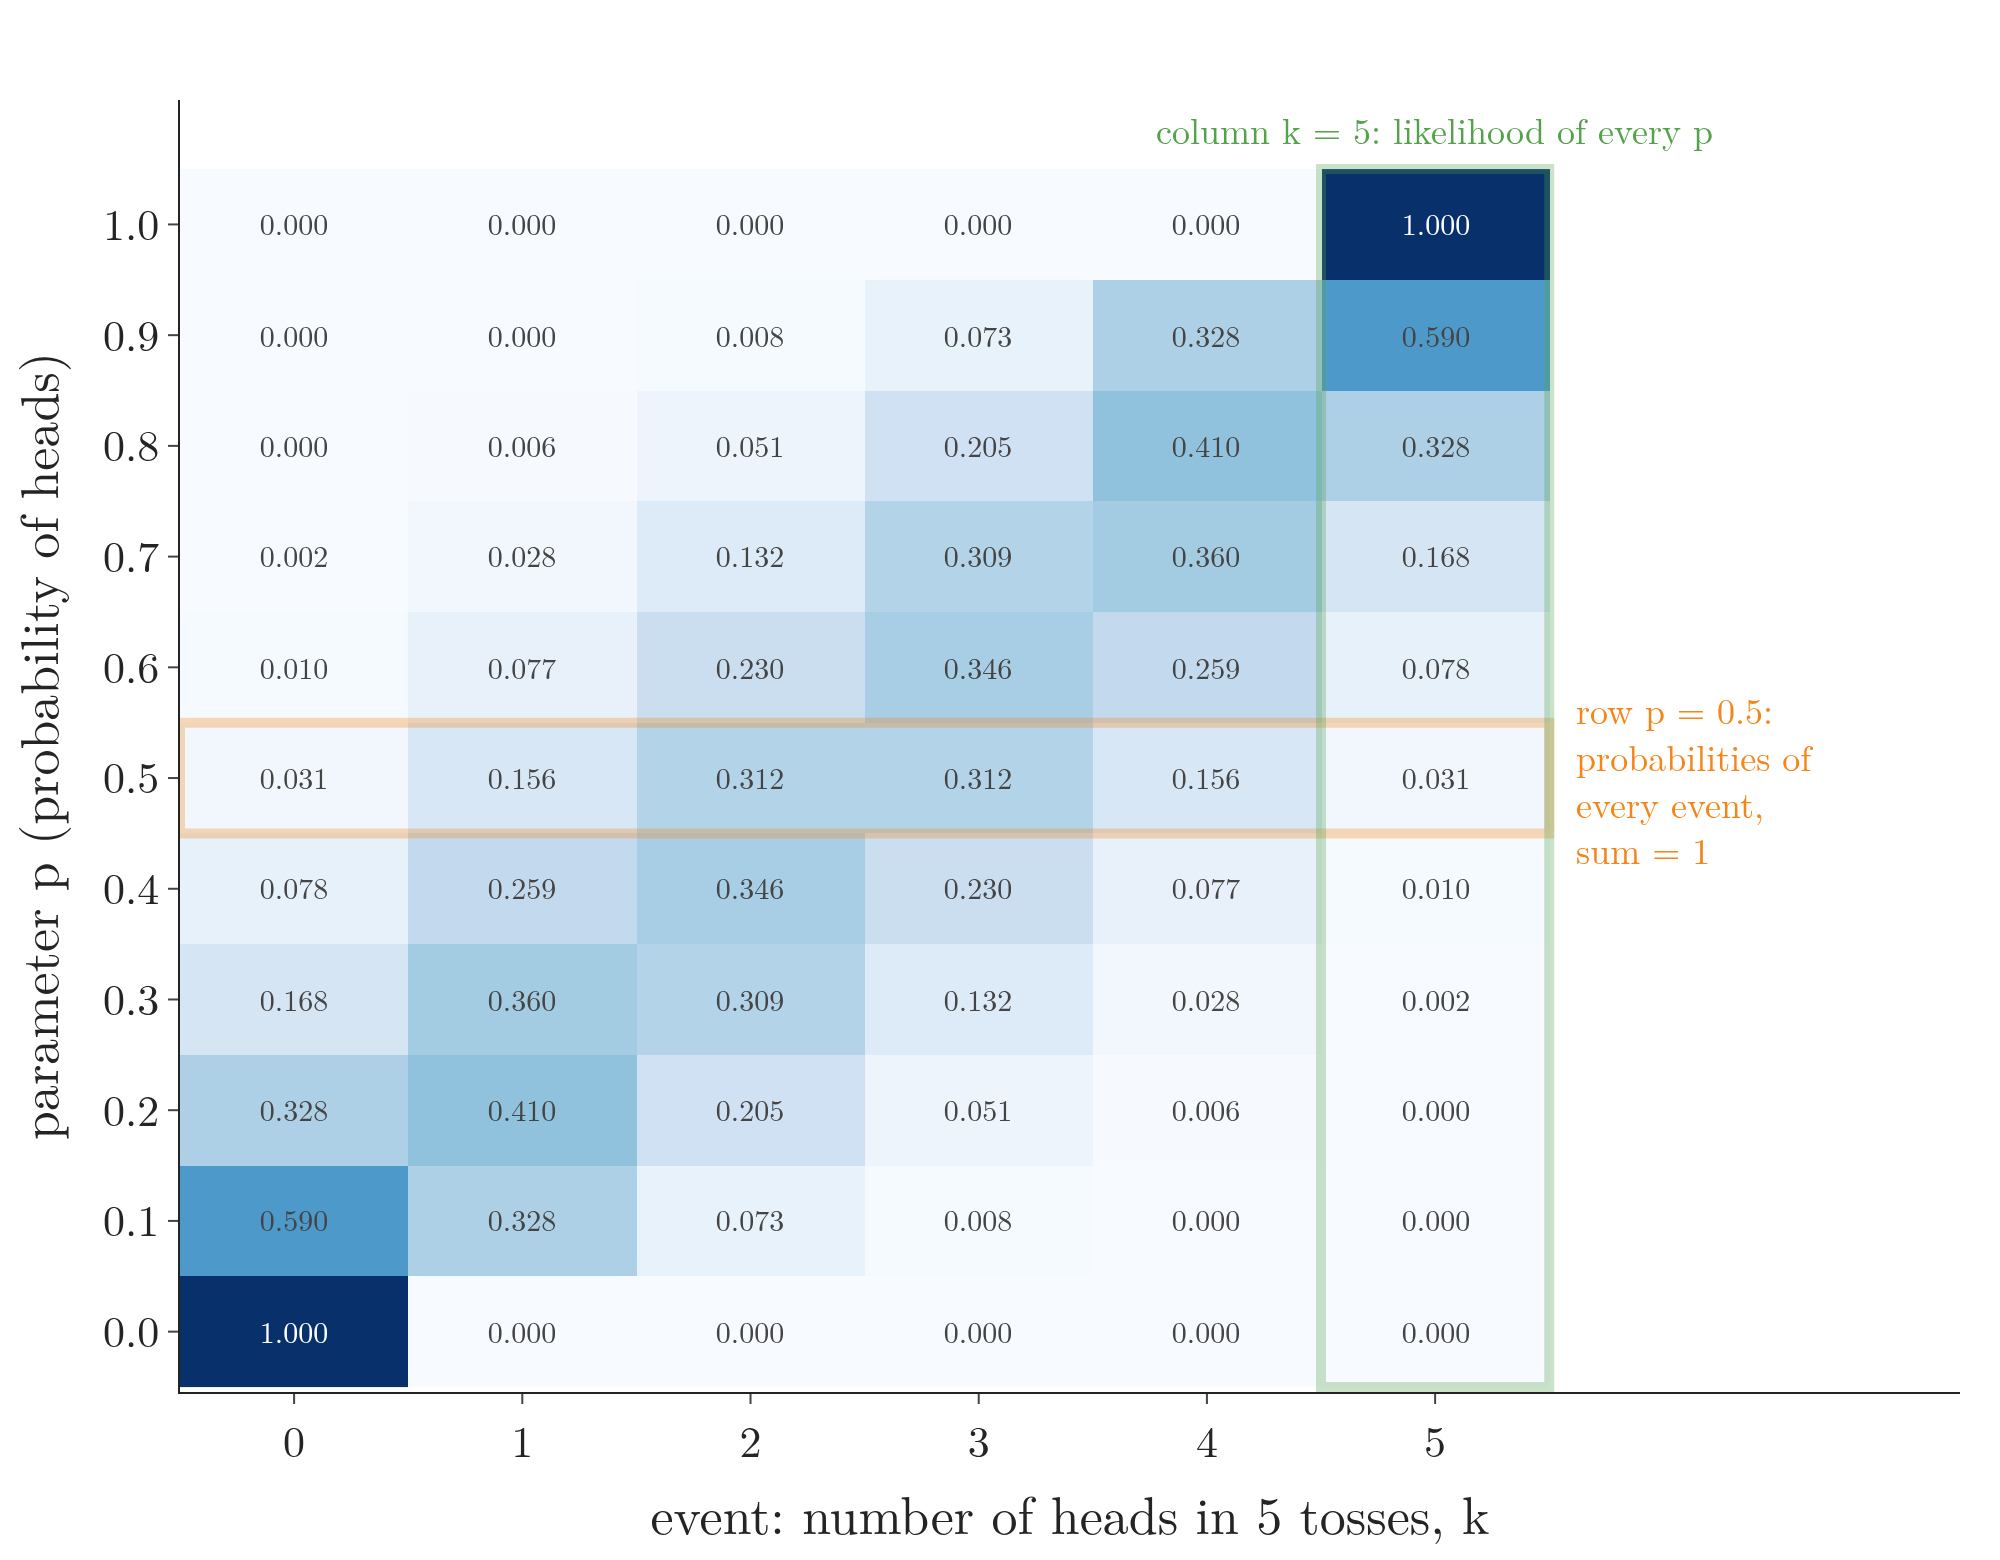

Recreate this plot in Python.
"""Probability and likelihood are two readings of one table (Plotly heatmap): P(k heads in 5 tosses | p) for p from
0 to 1 (rows, steps of 0.1) and k from 0 to 5 (columns). Read along a row (p fixed, here 0.5): the probabilities of
the possible events, which add to 1. Read down a column (data fixed, here k = 5): the likelihood of each p, which
is p^5 and does not add to 1."""
from pathlib import Path
import numpy as np
import plotly.graph_objects as go
from scipy import stats
from gifkit import FONT, GREEN, ORANGE

here = Path(__file__).parent
ps = np.round(np.linspace(0, 1, 11), 1)
ks = np.arange(6)
T = np.array([[stats.binom.pmf(k, 5, p) for k in ks] for p in ps])
assert np.isclose(T[5].sum(), 1) and np.allclose(T[:, 5], ps ** 5) and np.isclose(T[5, 5], 0.03125)
fig = go.Figure(go.Heatmap(z=T, x=[str(k) for k in ks], y=[f"{p:.1f}" for p in ps], colorscale="Blues", showscale=False,
                           text=[[f"{v:.3f}" for v in row] for row in T], texttemplate="%{text}", textfont=dict(size=15)))
fig.add_shape(type="rect", x0=-0.5, x1=5.5, y0=4.5, y1=5.5, line=dict(color=ORANGE, width=5), fillcolor="rgba(0,0,0,0)")
fig.add_shape(type="rect", x0=4.5, x1=5.5, y0=-0.5, y1=10.5, line=dict(color=GREEN, width=5), fillcolor="rgba(0,0,0,0)")
fig.add_annotation(x=5.6, y=5, xref="x", yref="y", xanchor="left", showarrow=False, align="left", font=dict(size=18, color=ORANGE),
                   text="row p = 0.5:<br>probabilities of<br>every event,<br>sum = 1")
fig.add_annotation(x=5, y=10.6, xref="x", yref="y", yanchor="bottom", showarrow=False, font=dict(size=18, color=GREEN),
                   text="column k = 5: likelihood of every p")
fig.update_layout(template="simple_white", width=1000, height=780, font=FONT,
                  xaxis=dict(title="event: number of heads in 5 tosses, k", range=[-0.5, 7.3]),
                  yaxis=dict(title="parameter p (probability of heads)"), margin=dict(l=90, r=20, t=50, b=70))
fig.write_image(here / "one_table.png", scale=2)
